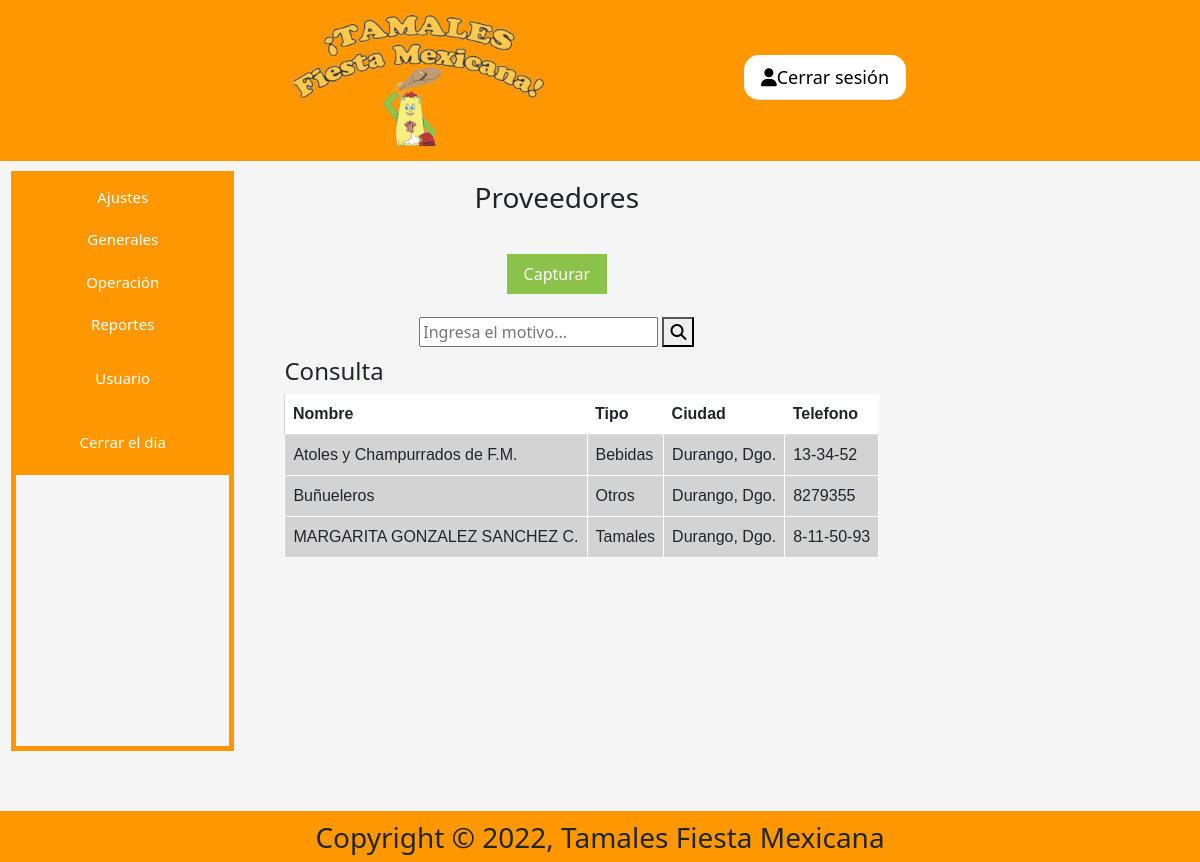
/proveedores.php (signed in), run on the app's committed database.
### tables this page shows
CREATE TABLE `proveedores` (
  `id_proveedor` int(11) NOT NULL,
  `Nombre` varchar(40) DEFAULT NULL,
  `Tipo` varchar(10) DEFAULT NULL,
  `Ciudad` varchar(20) DEFAULT NULL,
  `Telefono` varchar(11) DEFAULT NULL
);

### bdPHP/conexionPV.php (the view, shortened to what this page needs)
<?php
$servername = "127.0.0.1";
$username = "empleado1";
$password = "ChampuRRAD01";
$db_name = "fiesta_mx";
$conn = mysqli_connect($servername, $username, $password, $db_name);
$sql = "select * from proveedores";
$query = mysqli_query($conn,$sql);
echo"
    <table class='table'>
    <tr>
    <th>Nombre</th>
    <th>Tipo</th>
    <th>Ciudad</th>
    <th>Telefono</th>";
    while ($row = mysqli_fetch_array($query))
    {
        echo'<tr>
        <td>'.$row['Nombre'].'</td>
        <td>'.$row['Tipo'].'</td>
        <td>'.$row['Ciudad'].'</td>
        <td>'.$row['Telefono'].'</td>
        </tr>';
    }
    echo "</table>";
?>

### css/estilosMenu.css (style rules this page uses)
* { box-sizing: border-box }
body, html { font-family: Arial, Helvetica, sans-serif; height: 100%; width: 100%; margin: 0; overflow-x: hidden; }

### css/estilosTablas.css (style rules this page uses)
.tProductos table { width:auto; background-color:lightgray; font-family: arial, sans-serif; text-align: left; }
th { background-color: #FF9800; padding: 5px 14px; }
td { border: 1px solid white; text-align: left; padding: 5px; background-color: white; }
tr:nth-child(1) { background-color: white; }

### data on the page
proveedores: Nombre "Atoles y Champurrados de F.M.", Tipo "Bebidas", Ciudad "Durango, Dgo.", Telefono "13-34-52"
proveedores: Nombre "Buñueleros", Tipo "Otros", Ciudad "Durango, Dgo.", Telefono "8279355"
proveedores: Nombre "MARGARITA GONZALEZ SANCHEZ C.", Tipo "Tamales", Ciudad "Durango, Dgo.", Telefono "8-11-50-93"
